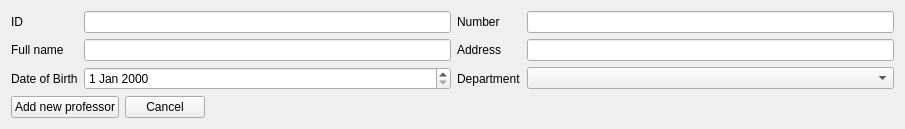
      <widget class="QWidget" name="page_addProfessor">
       <layout class="QGridLayout" name="gridLayout_4">
        <item row="1" column="2">
         <spacer name="horizontalSpacer_8">
          <property name="orientation">
           <enum>Qt::Horizontal</enum>
          </property>
          <property name="sizeHint" stdset="0">
           <size>
            <width>677</width>
            <height>20</height>
           </size>
          </property>
         </spacer>
        </item>
        <item row="0" column="0" colspan="4">
         <layout class="QGridLayout" name="gridLayout_addProfessor">
          <item row="1" column="1">
           <widget class="QLineEdit" name="le_addNameProfessor">
            <property name="whatsThis">
             <string>&lt;html&gt;&lt;head/&gt;&lt;body&gt;&lt;p&gt;&lt;span style=&quot; color:#000000;&quot;&gt;Ввод только букв латиницы или кириллицы, пробелов и точек&lt;/span&gt;&lt;/p&gt;&lt;/body&gt;&lt;/html&gt;</string>
            </property>
           </widget>
          </item>
          <item row="2" column="1">
           <widget class="QDateEdit" name="de_addBirthdayProfessor"/>
          </item>
          <item row="0" column="0">
           <widget class="QLabel" name="lbl_addIDProfessor">
            <property name="text">
             <string>ID</string>
            </property>
           </widget>
          </item>
          <item row="0" column="2">
           <widget class="QLabel" name="lbl_addTelephoneProfessor">
            <property name="text">
             <string>Number</string>
            </property>
           </widget>
          </item>
          <item row="0" column="1">
           <widget class="QLineEdit" name="le_addIDProfessor">
            <property name="whatsThis">
             <string>&lt;html&gt;&lt;head/&gt;&lt;body&gt;&lt;p&gt;Ввод только цифр&lt;/p&gt;&lt;/body&gt;&lt;/html&gt;</string>
            </property>
           </widget>
          </item>
          <item row="0" column="3">
           <widget class="QLineEdit" name="le_addTelephoneProfessor">
            <property name="toolTip">
             <string>&lt;html&gt;&lt;head/&gt;&lt;body&gt;&lt;p&gt;Ввод только цифр&lt;/p&gt;&lt;/body&gt;&lt;/html&gt;</string>
            </property>
            <property name="whatsThis">
             <string>&lt;html&gt;&lt;head/&gt;&lt;body&gt;&lt;p&gt;Ввод только цифр&lt;/p&gt;&lt;/body&gt;&lt;/html&gt;</string>
            </property>
           </widget>
          </item>
          <item row="2" column="2">
           <widget class="QLabel" name="lbl_addDepartmentProfessor">
            <property name="text">
             <string>Department</string>
            </property>
           </widget>
          </item>
          <item row="1" column="0">
           <widget class="QLabel" name="lbl_addNameProfessor">
            <property name="text">
             <string>Full name</string>
            </property>
           </widget>
          </item>
          <item row="1" column="2">
           <widget class="QLabel" name="lbl_addAddressProfessor">
            <property name="text">
             <string>Address</string>
            </property>
           </widget>
          </item>
          <item row="2" column="0">
           <widget class="QLabel" name="lbl_addBirthdayProfessor">
            <property name="text">
             <string>Date of Birth</string>
            </property>
           </widget>
          </item>
          <item row="1" column="3">
           <widget class="QLineEdit" name="le_addAddressProfessor">
            <property name="whatsThis">
             <string>&lt;html&gt;&lt;head/&gt;&lt;body&gt;&lt;p&gt;Ввод любой строки&lt;/p&gt;&lt;/body&gt;&lt;/html&gt;</string>
            </property>
           </widget>
          </item>
          <item row="2" column="3">
           <widget class="QComboBox" name="box_addDepartmentProfessor"/>
          </item>
         </layout>
        </item>
        <item row="1" column="0">
         <widget class="QPushButton" name="addNewProfessor">
          <property name="text">
           <string>Add new professor</string>
          </property>
         </widget>
        </item>
        <item row="1" column="1">
         <widget class="QPushButton" name="cancelProfessor">
          <property name="text">
           <string>Cancel</string>
          </property>
         </widget>
        </item>
       </layout>
      </widget>
